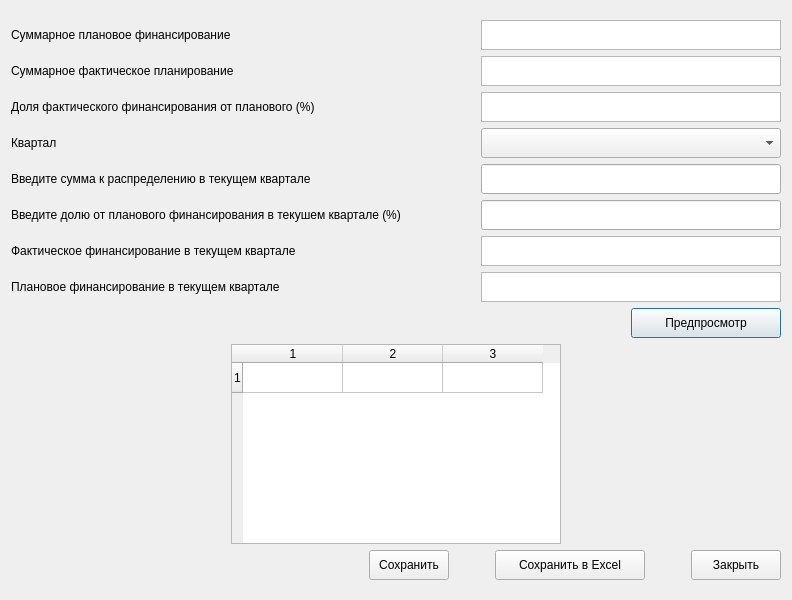
<?xml version="1.0" encoding="UTF-8"?>
<ui version="4.0">
 <class>Dialog</class>
 <widget class="QDialog" name="Dialog">
  <property name="geometry">
   <rect>
    <x>0</x>
    <y>0</y>
    <width>792</width>
    <height>600</height>
   </rect>
  </property>
  <property name="minimumSize">
   <size>
    <width>770</width>
    <height>550</height>
   </size>
  </property>
  <property name="maximumSize">
   <size>
    <width>850</width>
    <height>600</height>
   </size>
  </property>
  <property name="palette">
   <palette>
    <active>
     <colorrole role="Light">
      <brush brushstyle="SolidPattern">
       <color alpha="255">
        <red>194</red>
        <green>194</green>
        <blue>194</blue>
       </color>
      </brush>
     </colorrole>
    </active>
    <inactive>
     <colorrole role="Light">
      <brush brushstyle="SolidPattern">
       <color alpha="255">
        <red>194</red>
        <green>194</green>
        <blue>194</blue>
       </color>
      </brush>
     </colorrole>
    </inactive>
    <disabled>
     <colorrole role="Light">
      <brush brushstyle="SolidPattern">
       <color alpha="255">
        <red>194</red>
        <green>194</green>
        <blue>194</blue>
       </color>
      </brush>
     </colorrole>
    </disabled>
   </palette>
  </property>
  <property name="windowTitle">
   <string>Распоряжение о финансирование НТП</string>
  </property>
  <layout class="QVBoxLayout" name="verticalLayout_6">
   <item>
    <layout class="QVBoxLayout" name="verticalLayout_1">
     <item>
      <layout class="QVBoxLayout" name="verticalLayout_4">
       <item>
        <layout class="QHBoxLayout" name="horizontalLayout">
         <item>
          <widget class="QLabel" name="pfin">
           <property name="minimumSize">
            <size>
             <width>470</width>
             <height>30</height>
            </size>
           </property>
           <property name="maximumSize">
            <size>
             <width>470</width>
             <height>30</height>
            </size>
           </property>
           <property name="text">
            <string>Суммарное плановое финансирование</string>
           </property>
          </widget>
         </item>
         <item>
          <widget class="QTextBrowser" name="pfin_browser">
           <property name="enabled">
            <bool>true</bool>
           </property>
           <property name="minimumSize">
            <size>
             <width>300</width>
             <height>30</height>
            </size>
           </property>
           <property name="maximumSize">
            <size>
             <width>300</width>
             <height>30</height>
            </size>
           </property>
          </widget>
         </item>
        </layout>
       </item>
      </layout>
     </item>
     <item>
      <layout class="QHBoxLayout" name="horizontalLayout_3">
       <item>
        <widget class="QLabel" name="ffin">
         <property name="minimumSize">
          <size>
           <width>470</width>
           <height>30</height>
          </size>
         </property>
         <property name="maximumSize">
          <size>
           <width>470</width>
           <height>30</height>
          </size>
         </property>
         <property name="text">
          <string>Суммарное фактическое планирование</string>
         </property>
        </widget>
       </item>
       <item>
        <widget class="QTextBrowser" name="ffin_browser">
         <property name="enabled">
          <bool>true</bool>
         </property>
         <property name="minimumSize">
          <size>
           <width>300</width>
           <height>30</height>
          </size>
         </property>
         <property name="maximumSize">
          <size>
           <width>300</width>
           <height>30</height>
          </size>
         </property>
        </widget>
       </item>
      </layout>
     </item>
     <item>
      <layout class="QHBoxLayout" name="horizontalLayout_4">
       <item>
        <widget class="QLabel" name="ffin_pfin">
         <property name="minimumSize">
          <size>
           <width>470</width>
           <height>30</height>
          </size>
         </property>
         <property name="maximumSize">
          <size>
           <width>470</width>
           <height>30</height>
          </size>
         </property>
         <property name="text">
          <string>Доля фактического финансирования от планового (%)</string>
         </property>
        </widget>
       </item>
       <item>
        <widget class="QTextBrowser" name="ffin_pfin_browser">
         <property name="enabled">
          <bool>true</bool>
         </property>
         <property name="minimumSize">
          <size>
           <width>300</width>
           <height>30</height>
          </size>
         </property>
         <property name="maximumSize">
          <size>
           <width>300</width>
           <height>30</height>
          </size>
         </property>
        </widget>
       </item>
      </layout>
     </item>
     <item>
      <layout class="QHBoxLayout" name="horizontalLayout_7">
       <item>
        <widget class="QLabel" name="kvartal">
         <property name="enabled">
          <bool>true</bool>
         </property>
         <property name="minimumSize">
          <size>
           <width>470</width>
           <height>30</height>
          </size>
         </property>
         <property name="maximumSize">
          <size>
           <width>470</width>
           <height>30</height>
          </size>
         </property>
         <property name="text">
          <string>Квартал</string>
         </property>
        </widget>
       </item>
       <item>
        <widget class="QComboBox" name="kvartal_comboBox">
         <property name="minimumSize">
          <size>
           <width>300</width>
           <height>30</height>
          </size>
         </property>
         <property name="maximumSize">
          <size>
           <width>150</width>
           <height>30</height>
          </size>
         </property>
        </widget>
       </item>
      </layout>
     </item>
     <item>
      <layout class="QHBoxLayout" name="horizontalLayout_8">
       <item>
        <widget class="QLabel" name="input_sum">
         <property name="minimumSize">
          <size>
           <width>470</width>
           <height>30</height>
          </size>
         </property>
         <property name="maximumSize">
          <size>
           <width>470</width>
           <height>30</height>
          </size>
         </property>
         <property name="text">
          <string>Введите сумма к распределению в текущем квартале </string>
         </property>
        </widget>
       </item>
       <item>
        <widget class="QLineEdit" name="input_sum_edit">
         <property name="minimumSize">
          <size>
           <width>300</width>
           <height>30</height>
          </size>
         </property>
         <property name="maximumSize">
          <size>
           <width>300</width>
           <height>30</height>
          </size>
         </property>
        </widget>
       </item>
      </layout>
     </item>
     <item>
      <layout class="QHBoxLayout" name="horizontalLayout_9">
       <item>
        <widget class="QLabel" name="per_sum">
         <property name="minimumSize">
          <size>
           <width>470</width>
           <height>30</height>
          </size>
         </property>
         <property name="maximumSize">
          <size>
           <width>470</width>
           <height>30</height>
          </size>
         </property>
         <property name="text">
          <string>Введите долю от планового финансирования в текушем квартале (%)</string>
         </property>
        </widget>
       </item>
       <item>
        <widget class="QLineEdit" name="per_sum_edit">
         <property name="minimumSize">
          <size>
           <width>300</width>
           <height>30</height>
          </size>
         </property>
         <property name="maximumSize">
          <size>
           <width>300</width>
           <height>30</height>
          </size>
         </property>
        </widget>
       </item>
      </layout>
     </item>
     <item>
      <layout class="QHBoxLayout" name="horizontalLayout_5">
       <item>
        <widget class="QLabel" name="ffin_kvartal">
         <property name="minimumSize">
          <size>
           <width>470</width>
           <height>30</height>
          </size>
         </property>
         <property name="maximumSize">
          <size>
           <width>470</width>
           <height>30</height>
          </size>
         </property>
         <property name="text">
          <string>Фактическое финансирование в текущем квартале </string>
         </property>
        </widget>
       </item>
       <item>
        <widget class="QTextBrowser" name="ffin_kvartal_browser">
         <property name="enabled">
          <bool>true</bool>
         </property>
         <property name="minimumSize">
          <size>
           <width>300</width>
           <height>30</height>
          </size>
         </property>
         <property name="maximumSize">
          <size>
           <width>300</width>
           <height>30</height>
          </size>
         </property>
        </widget>
       </item>
      </layout>
     </item>
     <item>
      <layout class="QHBoxLayout" name="horizontalLayout_6">
       <item>
        <widget class="QLabel" name="pfin_kvartal">
         <property name="minimumSize">
          <size>
           <width>470</width>
           <height>30</height>
          </size>
         </property>
         <property name="maximumSize">
          <size>
           <width>470</width>
           <height>30</height>
          </size>
         </property>
         <property name="text">
          <string>Плановое финансирование в текущем квартале </string>
         </property>
        </widget>
       </item>
       <item>
        <widget class="QTextBrowser" name="pfin_kvartal_browser">
         <property name="enabled">
          <bool>true</bool>
         </property>
         <property name="minimumSize">
          <size>
           <width>300</width>
           <height>30</height>
          </size>
         </property>
         <property name="maximumSize">
          <size>
           <width>300</width>
           <height>30</height>
          </size>
         </property>
        </widget>
       </item>
      </layout>
     </item>
     <item>
      <layout class="QVBoxLayout" name="verticalLayout_5">
       <item>
        <layout class="QHBoxLayout" name="horizontalLayout_10">
         <item>
          <spacer name="horizontalSpacer_2">
           <property name="orientation">
            <enum>Qt::Horizontal</enum>
           </property>
           <property name="sizeHint" stdset="0">
            <size>
             <width>40</width>
             <height>20</height>
            </size>
           </property>
          </spacer>
         </item>
         <item>
          <widget class="QLabel" name="proj_label">
           <property name="text">
            <string/>
           </property>
          </widget>
         </item>
         <item>
          <spacer name="horizontalSpacer_3">
           <property name="orientation">
            <enum>Qt::Horizontal</enum>
           </property>
           <property name="sizeHint" stdset="0">
            <size>
             <width>40</width>
             <height>20</height>
            </size>
           </property>
          </spacer>
         </item>
         <item>
          <widget class="QPushButton" name="check_table_button">
           <property name="minimumSize">
            <size>
             <width>150</width>
             <height>30</height>
            </size>
           </property>
           <property name="maximumSize">
            <size>
             <width>150</width>
             <height>30</height>
            </size>
           </property>
           <property name="text">
            <string>Предпросмотр</string>
           </property>
          </widget>
         </item>
        </layout>
       </item>
       <item>
        <layout class="QVBoxLayout" name="verticalLayout"/>
       </item>
      </layout>
     </item>
     <item>
      <layout class="QHBoxLayout" name="horizontalLayout_11">
       <item>
        <spacer name="horizontalSpacer_4">
         <property name="orientation">
          <enum>Qt::Horizontal</enum>
         </property>
         <property name="sizeHint" stdset="0">
          <size>
           <width>40</width>
           <height>20</height>
          </size>
         </property>
        </spacer>
       </item>
       <item>
        <widget class="QTableWidget" name="table">
         <property name="enabled">
          <bool>true</bool>
         </property>
         <property name="minimumSize">
          <size>
           <width>330</width>
           <height>50</height>
          </size>
         </property>
         <property name="maximumSize">
          <size>
           <width>370</width>
           <height>200</height>
          </size>
         </property>
         <property name="layoutDirection">
          <enum>Qt::LeftToRight</enum>
         </property>
         <property name="rowCount">
          <number>1</number>
         </property>
         <property name="columnCount">
          <number>3</number>
         </property>
         <row/>
         <column/>
         <column/>
         <column/>
        </widget>
       </item>
       <item>
        <spacer name="horizontalSpacer_5">
         <property name="orientation">
          <enum>Qt::Horizontal</enum>
         </property>
         <property name="sizeType">
          <enum>QSizePolicy::MinimumExpanding</enum>
         </property>
         <property name="sizeHint" stdset="0">
          <size>
           <width>40</width>
           <height>20</height>
          </size>
         </property>
        </spacer>
       </item>
      </layout>
     </item>
     <item>
      <layout class="QHBoxLayout" name="horizontalLayout_55">
       <item>
        <spacer name="horizontalSpacer_59">
         <property name="orientation">
          <enum>Qt::Horizontal</enum>
         </property>
         <property name="sizeHint" stdset="0">
          <size>
           <width>40</width>
           <height>20</height>
          </size>
         </property>
        </spacer>
       </item>
       <item>
        <widget class="QPushButton" name="save">
         <property name="minimumSize">
          <size>
           <width>80</width>
           <height>30</height>
          </size>
         </property>
         <property name="text">
          <string>Сохранить</string>
         </property>
        </widget>
       </item>
       <item>
        <spacer name="horizontalSpacer">
         <property name="orientation">
          <enum>Qt::Horizontal</enum>
         </property>
         <property name="sizeType">
          <enum>QSizePolicy::Fixed</enum>
         </property>
         <property name="sizeHint" stdset="0">
          <size>
           <width>40</width>
           <height>20</height>
          </size>
         </property>
        </spacer>
       </item>
       <item>
        <widget class="QPushButton" name="save_excel">
         <property name="sizePolicy">
          <sizepolicy hsizetype="Fixed" vsizetype="Fixed">
           <horstretch>0</horstretch>
           <verstretch>0</verstretch>
          </sizepolicy>
         </property>
         <property name="minimumSize">
          <size>
           <width>150</width>
           <height>30</height>
          </size>
         </property>
         <property name="text">
          <string>Сохранить в Excel</string>
         </property>
        </widget>
       </item>
       <item>
        <spacer name="horizontalSpacer_60">
         <property name="orientation">
          <enum>Qt::Horizontal</enum>
         </property>
         <property name="sizeType">
          <enum>QSizePolicy::Fixed</enum>
         </property>
         <property name="sizeHint" stdset="0">
          <size>
           <width>40</width>
           <height>20</height>
          </size>
         </property>
        </spacer>
       </item>
       <item>
        <widget class="QPushButton" name="cancel_button">
         <property name="sizePolicy">
          <sizepolicy hsizetype="Fixed" vsizetype="Fixed">
           <horstretch>0</horstretch>
           <verstretch>0</verstretch>
          </sizepolicy>
         </property>
         <property name="minimumSize">
          <size>
           <width>90</width>
           <height>30</height>
          </size>
         </property>
         <property name="text">
          <string>Закрыть</string>
         </property>
        </widget>
       </item>
      </layout>
     </item>
    </layout>
   </item>
  </layout>
 </widget>
 <resources/>
 <connections/>
</ui>
